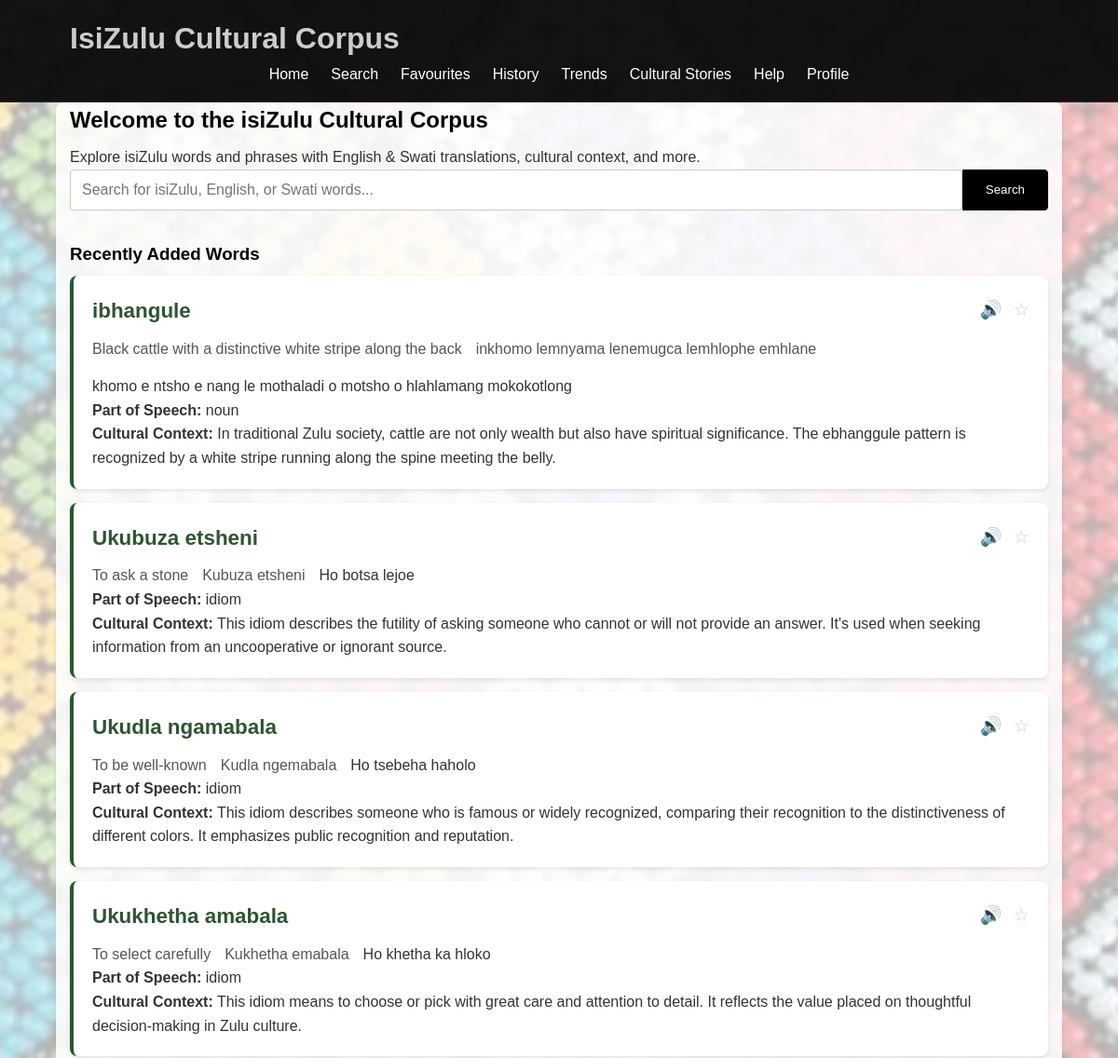
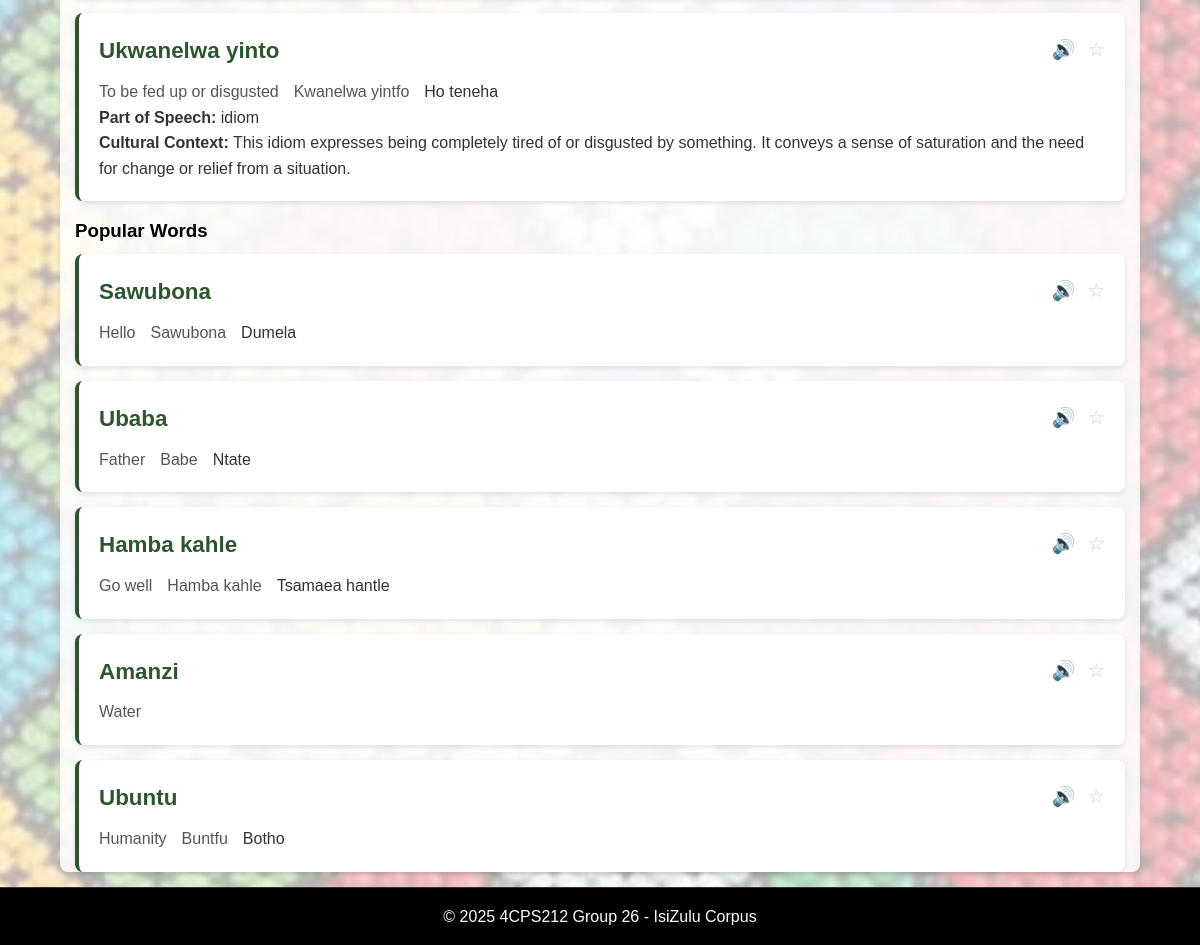
/ (signed in), run on the app's committed database (2 pictures, top to bottom).
### main_app/models.py (models this page shows, shortened)
class ZuluWord(models.Model):
    PARTS_OF_SPEECH = [
        ('noun', 'Noun'),
        ('verb', 'Verb'),
        ('adjective', 'Adjective'),
        ('adverb', 'Adverb'),
        ('greeting', 'Greeting'),
        ('farewell', 'Farewell'),
        ('phrase', 'Phrase'),
    ]
    zulu_word = models.CharField(max_length=100)
    english_translation = models.CharField(max_length=100)
    swati_translation = models.CharField(max_length=100)
    sotho_translation = models.CharField(max_length=100)
    pronunciation_guide = models.CharField(max_length=100, blank=True)
    part_of_speech = models.CharField(max_length=50, choices=PARTS_OF_SPEECH)
    cultural_context = models.TextField(blank=True)
    example_sentence_zulu = models.TextField(blank=True)
    example_sentence_english = models.TextField(blank=True)
    example_sentence_swati = models.TextField(blank=True)
    example_sentence_sotho = models.TextField(blank=True)
    synonyms = models.ManyToManyField('self', blank=True, symmetrical=False)
    date_added = models.DateTimeField(default=timezone.now)

### main_app/views.py (the view)
# urls.py: path('', views.home, name='home'),
@login_required
def home(request):
    recent_words = ZuluWord.objects.order_by('-date_added')[:5]
    popular_words = ZuluWord.objects.annotate(
        search_count=Count('usersearchhistory')
    ).order_by('-search_count')[:5]
    return render(request, 'home.html', {
        'recent_words': recent_words,
        'popular_words': popular_words
    })

### templates/home.html
{% extends 'base.html' %}
{% block content %}
<div class="welcome">
    <h2>Welcome to the isiZulu Cultural Corpus</h2>
    <p>Explore isiZulu words and phrases with English & Swati translations, cultural context, and more.</p>
</div>
<div class="search-section">
    <form action="{% url 'search' %}" method="get" class="search-form">
        <input type="text" name="q" placeholder="Search for isiZulu, English, or Swati words..." class="search-input">
        <button type="submit" class="search-btn">Search</button>
    </form>
</div>
<div class="recent-words">
    <h3>Recently Added Words</h3>
    <ul class="word-list">
        {% for word in recent_words %}
        <li class="word-item">
            <div class="word-header">
                <span class="word-zulu">{{ word.zulu_word }}</span>
                <div>
                    <button class="tts-btn" data-text="{{ word.zulu_word }}">🔊</button>
                    <button class="fav-btn" data-word-id="{{ word.id }}">☆</button>
                </div>
            </div>
            <div class="word-translations">
                <span class="word-english">{{ word.english_translation }}</span>
                {% if word.swati_translation %}
                <span class="word-swati">{{ word.swati_translation }}</span>
                {% endif %}
                {% if word.sotho_translation %}
                <span class="word-sotho">{{ word.sotho_translation }}</span>
                {% endif %}
            </div>
            <div class="word-details">
                <p><strong>Part of Speech:</strong> {{ word.part_of_speech }}</p>
                {% if word.cultural_context %}
                <p><strong>Cultural Context:</strong> {{ word.cultural_context }}</p>
                {% endif %}
            </div>
        </li>
        {% endfor %}
    </ul>
</div>
<div class="popular-words">
    <h3>Popular Words</h3>
    <ul class="word-list">
        {% for word in popular_words %}
        <li class="word-item">
            <div class="word-header">
                <span class="word-zulu">{{ word.zulu_word }}</span>
                <div>
                    <button class="tts-btn" data-text="{{ word.zulu_word }}">🔊</button>
                    <button class="fav-btn" data-word-id="{{ word.id }}">☆</button>
                </div>
            </div>
            <div class="word-translations">
                <span class="word-english">{{ word.english_translation }}</span>
                <span class="word-swati">{{ word.swati_translation }}</span>
                <span class="word-sotho">{{ word.sotho_translation }}</span>
            </div>
        </li>
        {% endfor %}
    </ul>
</div>
{% endblock %}

### static/css/style.css (style rules this page uses)
:root { --primary-color: #000; --secondary-color: #333; --accent-color: #2c5530; --light-bg: #f9f9f9; --border-color: #eee; --text-light: #666; --error-color: #c62828; --white: #fff; --shadow: 0 2px 5px rgba(0,0,0,0.1); --radius: 4px; --transition: all 0.3s ease; }
*, *::before, *::after { margin: 0; padding: 0; box-sizing: border-box; }
body { font-family: 'Arial', sans-serif; line-height: 1.6; color: var(--secondary-color); background-image: url('../images/Beadwork.jpeg'); background-size: cover; background-position: center; background-attachment: fixed; background-repeat: no-repeat; min-height: 100vh; position: relative; }
body::before { content: ''; position: fixed; top: 0; left: 0; width: 100%; height: 100%; background-color: rgba(255, 255, 255, 0.7); z-index: -1; }
h2, h3, h4 { margin-bottom: 0.5rem; color: var(--primary-color); }
.word-zulu { font-size: 1.4em; font-weight: bold; color: var(--accent-color); }
.word-english, .word-swati { color: #555; font-weight: 500; }
.form-control, input[type="text"], input[type="password"], input[type="email"], select { width: 100%; padding: 0.75rem; border: 1px solid #ccc; border-radius: var(--radius); font-size: 1rem; background-color: var(--white); transition: var(--transition); }
.search-form { display: flex; margin-bottom: 2rem; gap: 0; }
.search-input { flex-grow: 1; padding: 0.75rem; border: 1px solid #ccc; border-radius: var(--radius) 0 0 var(--radius); font-size: 1rem; }
.search-btn { padding: 0.75rem 1.5rem; background-color: var(--primary-color); color: var(--white); border: 1px solid var(--primary-color); border-radius: 0 var(--radius) var(--radius) 0; cursor: pointer; }
.word-list { list-style: none; }
.word-item { background: var(--white); border-radius: 8px; padding: 20px; margin-bottom: 15px; box-shadow: var(--shadow); border-left: 4px solid var(--accent-color); transition: var(--transition); }
.word-header { display: flex; justify-content: space-between; align-items: center; margin-bottom: 10px; flex-wrap: wrap; gap: 10px; }
.word-translations { display: flex; gap: 15px; flex-wrap: wrap; }
.tts-btn, .fav-btn, .example-tts { background: none; border: none; cursor: pointer; font-size: 1.2rem; margin-left: 0.5rem; transition: var(--transition); }
.fav-btn { color: #ccc; }

### data on the page
ZuluWord: zulu_word "ibhangule", english_translation "Black cattle with a distinctive white stripe along the back", swati_translation "inkhomo lemnyama lenemugca lemhlophe emhlane", sotho_translation "khomo e ntsho e nang le mothaladi o motsho o hlahlamang mokokotlong", part_of_speech "noun", cultural_context "In traditional Zulu society, cattle are not only wealth but also have spiritual significance. The ebhanggule pattern is recognized by a white stripe running along the spine meeting the belly."
ZuluWord: zulu_word "Ukubuza etsheni", english_translation "To ask a stone", swati_translation "Kubuza etsheni", sotho_translation "Ho botsa lejoe", part_of_speech "idiom", cultural_context "This idiom describes the futility of asking someone who cannot or will not provide an answer. It's used when seeking information from an uncooperative or ignorant source."
ZuluWord: zulu_word "Ukudla ngamabala", english_translation "To be well-known", swati_translation "Kudla ngemabala", sotho_translation "Ho tsebeha haholo", part_of_speech "idiom", cultural_context "This idiom describes someone who is famous or widely recognized, comparing their recognition to the distinctiveness of different colors. It emphasizes public recognition and reputation."
ZuluWord: zulu_word "Ukukhetha amabala", english_translation "To select carefully", swati_translation "Kukhetha emabala", sotho_translation "Ho khetha ka hloko", part_of_speech "idiom", cultural_context "This idiom means to choose or pick with great care and attention to detail. It reflects the value placed on thoughtful decision-making in Zulu culture."
ZuluWord: zulu_word "Ukwanelwa yinto", english_translation "To be fed up or disgusted", swati_translation "Kwanelwa yintfo", sotho_translation "Ho teneha", part_of_speech "idiom", cultural_context "This idiom expresses being completely tired of or disgusted by something. It conveys a sense of saturation and the need for change or relief from a situation."
ZuluWord: zulu_word "Sawubona", english_translation "Hello", swati_translation "Sawubona", sotho_translation "Dumela"
ZuluWord: zulu_word "Ubaba", english_translation "Father", swati_translation "Babe", sotho_translation "Ntate"
ZuluWord: zulu_word "Hamba kahle", english_translation "Go well", swati_translation "Hamba kahle", sotho_translation "Tsamaea hantle"
ZuluWord: zulu_word "Amanzi", english_translation "Water"
ZuluWord: zulu_word "Ubuntu", english_translation "Humanity", swati_translation "Buntfu", sotho_translation "Botho"
